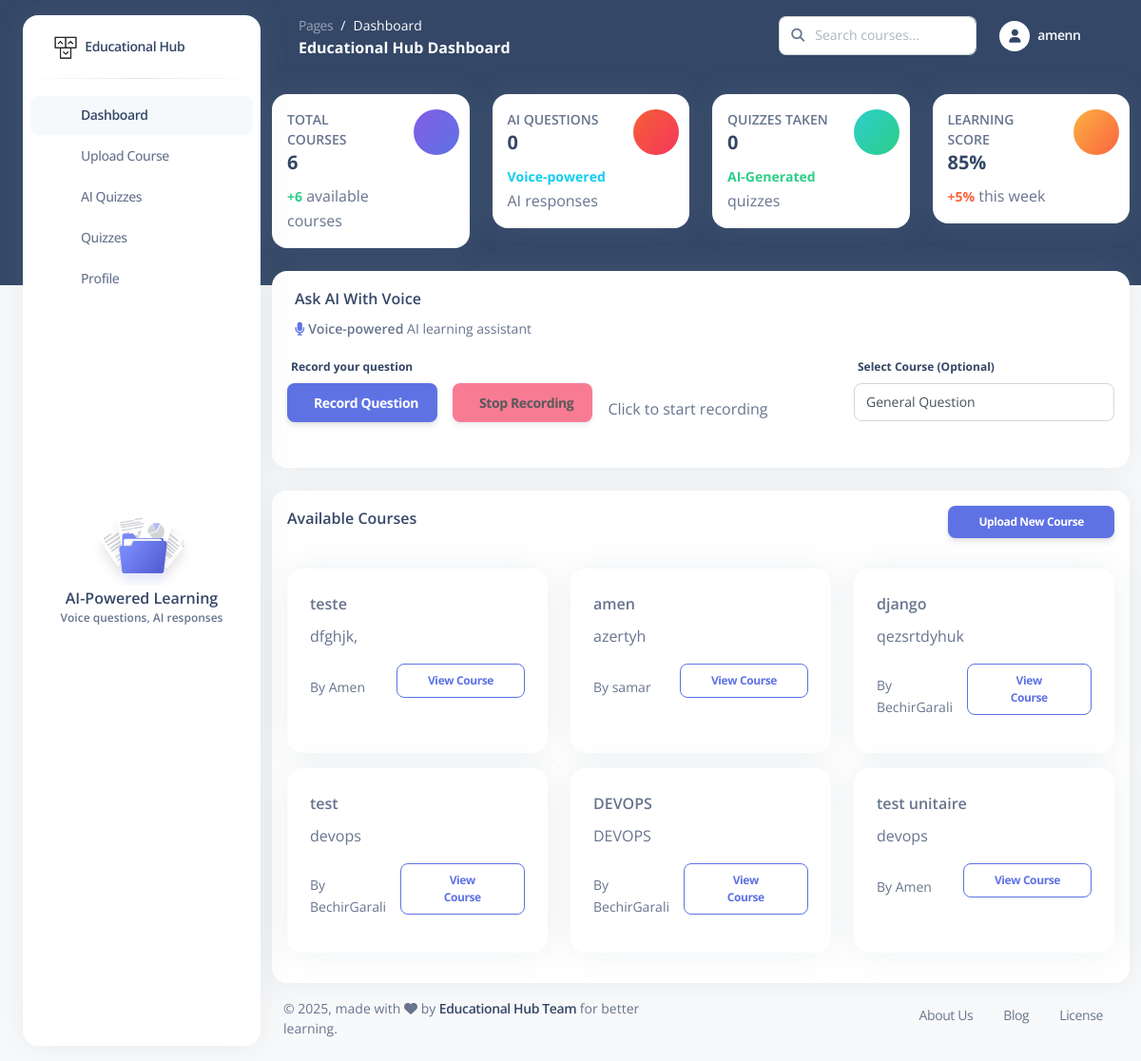
Screenshot of / (signed in) with the database file from the repository.
### course_app/models.py (models this page shows, shortened)
class Course(models.Model):
    id = models.UUIDField(primary_key=True, default=uuid.uuid4, editable=False)
    title = models.CharField(max_length=200)
    description = models.TextField()
    instructor = models.ForeignKey(User, on_delete=models.CASCADE, related_name='courses_taught')
    students = models.ManyToManyField(User, related_name='courses_enrolled', blank=True)
    created_at = models.DateTimeField(default=timezone.now)
    updated_at = models.DateTimeField(auto_now=True)
    is_active = models.BooleanField(default=True)
    audio_file = models.FileField(upload_to='courses/audio/', null=True, blank=True)
    pdf_file = models.FileField(upload_to='courses/pdf/', null=True, blank=True)
    transcript = models.TextField(blank=True)
    summary = models.TextField(blank=True)
    generated_images = models.JSONField(default=list, blank=True)
    key_concepts = models.JSONField(default=list, blank=True)
    class Meta:
        ordering = ['-created_at']

### course_app/views.py (the view)
# urls.py: path('', views.home, name='home'),
def home(request):
    courses = Course.objects.filter(is_active=True)[:6]
    context = {
        'courses': courses,
        'user': request.user,
    }
    return render(request, 'pages/dashboard.html', context)

### templates/pages/dashboard.html (shortened to what this page needs)
{% load static %}
<!DOCTYPE html>
<html lang="en">
<head>
  <link href="https://demos.creative-tim.com/argon-dashboard-pro/assets/css/nucleo-icons.css" rel="stylesheet" />
  <link href="https://demos.creative-tim.com/argon-dashboard-pro/assets/css/nucleo-svg.css" rel="stylesheet" />
  <link id="pagestyle" href="{% static 'css/argon-dashboard.css' %}?v=2.1.0" rel="stylesheet" />
</head>
<body class="g-sidenav-show bg-gray-100">
  <aside class="sidenav bg-white navbar navbar-vertical navbar-expand-xs border-0 border-radius-xl my-3 fixed-start ms-4 " id="sidenav-main">
    <div class="sidenav-header">
      <a class="navbar-brand m-0" href="{% url 'home' %}">
        <img src="{% static 'img/logo-ct-dark.png' %}" width="26px" height="26px" class="navbar-brand-img h-100" alt="main_logo">
        <span class="ms-1 font-weight-bold">Educational Hub</span>
      </a>
    </div>
    <hr class="horizontal dark mt-0">
    <div class="collapse navbar-collapse w-auto" id="sidenav-collapse-main">
      <ul class="navbar-nav">
        <li class="nav-item">
          <a class="nav-link active" href="{% url 'home' %}">
            <div class="icon icon-shape icon-sm border-radius-md text-center me-2 d-flex align-items-center justify-content-center">
            </div>
            <span class="nav-link-text ms-1">Dashboard</span>
          </a>
        </li>
        <li class="nav-item">
          <a class="nav-link" href="{% url 'upload_course' %}">
            <div class="icon icon-shape icon-sm border-radius-md text-center me-2 d-flex align-items-center justify-content-center">
            </div>
            <span class="nav-link-text ms-1">Upload Course</span>
          </a>
        </li>
        <li class="nav-item">
          <a class="nav-link" href="{% url 'quiz_app:quiz_list' %}">
            <div class="icon icon-shape icon-sm border-radius-md text-center me-2 d-flex align-items-center justify-content-center">
            </div>
            <span class="nav-link-text ms-1">AI Quizzes</span>
          </a>
        </li>
        <li class="nav-item">
          <a class="nav-link" href="#">
            <div class="icon icon-shape icon-sm border-radius-md text-center me-2 d-flex align-items-center justify-content-center">
            </div>
            <span class="nav-link-text ms-1">Quizzes</span>
          </a>
        </li>
        <li class="nav-item">
          <a class="nav-link" href="{% url 'profile' %}">
            <div class="icon icon-shape icon-sm border-radius-md text-center me-2 d-flex align-items-center justify-content-center">
            </div>
            <span class="nav-link-text ms-1">Profile</span>
          </a>
        </li>
      </ul>
    </div>
    <div class="sidenav-footer mx-3">
      <div class="card card-plain shadow-none" id="sidenavCard">
        <img class="w-50 mx-auto" src="{% static 'img/illustrations/icon-documentation.svg' %}" alt="sidebar_illustration">
        <div class="card-body text-center p-3 w-100 pt-0">
          <div class="docs-info">
            <h6 class="mb-0">AI-Powered Learning</h6>
            <p class="text-xs font-weight-bold mb-0">Voice questions, AI responses</p>
          </div>
        </div>
      </div>
    </div>
  </aside>
  <main class="main-content position-relative border-radius-lg">
    <nav class="navbar navbar-main navbar-expand-lg px-0 mx-4 shadow-none border-radius-xl" id="navbarBlur" data-scroll="false">
      <div class="container-fluid py-1 px-3">
        <nav aria-label="breadcrumb">
          <ol class="breadcrumb bg-transparent mb-0 pb-0 pt-1 px-0 me-sm-6 me-5">
            <li class="breadcrumb-item text-sm"><a class="opacity-5 text-white" href="{% url 'home' %}">Pages</a></li>
            <li class="breadcrumb-item text-sm text-white active" aria-current="page">Dashboard</li>
          </ol>
          <h6 class="font-weight-bolder text-white mb-0">Educational Hub Dashboard</h6>
        </nav>
        <div class="collapse navbar-collapse mt-sm-0 mt-2 me-md-0 me-sm-4" id="navbar">
          <div class="ms-md-auto pe-md-3 d-flex align-items-center">
            <div class="input-group">
              <span class="input-group-text text-body"><i class="fas fa-search" aria-hidden="true"></i></span>
              <input type="text" class="form-control" placeholder="Search courses...">
            </div>
          </div>
          <ul class="navbar-nav justify-content-end">
            {% if user.is_authenticated %}
            <li class="nav-item dropdown">
              <a class="nav-link dropdown-toggle d-flex align-items-center" href="#" id="navbarDropdown" role="button" data-bs-toggle="dropdown" aria-expanded="false">
                {% if user_profile.profile_image %}
                <img src="{{ user_profile.profile_image.url }}" class="rounded-circle me-2" width="32" height="32" alt="Avatar">
                {% else %}
                <div class="rounded-circle bg-white d-flex align-items-center justify-content-center me-2" style="width: 32px; height: 32px;">
                  <i class="fa fa-user text-dark" style="font-size: 14px;"></i>
                </div>
                {% endif %}
                <span class="d-sm-inline d-none text-white font-weight-bold">{{ user.username }}</span>
              </a>
            </li>
            {% endif %}
          </ul>
        </div>
      </div>
    </nav>
    <div class="container-fluid py-4">
      <div class="row">
        <div class="col-xl-3 col-sm-6 mb-xl-0 mb-4">
          <div class="card">
            <div class="card-body p-3">
              <div class="row">
                <div class="col-8">
                  <div class="numbers">
                    <p class="text-sm mb-0 text-uppercase font-weight-bold">Total Courses</p>
                    <h5 class="font-weight-bolder">
                      {{ courses|length }}
                    </h5>
                    <p class="mb-0">
                      <span class="text-success text-sm font-weight-bolder">+{{ courses|length }}</span>
                      available courses
                    </p>
                  </div>
                </div>
                <div class="col-4 text-end">
                  <div class="icon icon-shape bg-gradient-primary shadow-primary text-center rounded-circle">
                  </div>
                </div>
              </div>
            </div>
          </div>
        </div>
        <div class="col-xl-3 col-sm-6 mb-xl-0 mb-4">
          <div class="card">
            <div class="card-body p-3">
              <div class="row">
                <div class="col-8">
                  <div class="numbers">
                    <p class="text-sm mb-0 text-uppercase font-weight-bold">AI Questions</p>
                    <h5 class="font-weight-bolder">
                      {% if user.is_authenticated %}{{ user.audio_questions.count }}{% else %}0{% endif %}
                    </h5>
                    <p class="mb-0">
                      <span class="text-info text-sm font-weight-bolder">Voice-powered</span>
                      AI responses
                    </p>
                  </div>
                </div>
                <div class="col-4 text-end">
                  <div class="icon icon-shape bg-gradient-danger shadow-danger text-center rounded-circle">
                  </div>
                </div>
              </div>
            </div>
          </div>
        </div>
        <div class="col-xl-3 col-sm-6 mb-xl-0 mb-4">
          <div class="card">
            <div class="card-body p-3">
              <div class="row">
                <div class="col-8">
                  <div class="numbers">
                    <p class="text-sm mb-0 text-uppercase font-weight-bold">Quizzes Taken</p>
                    <h5 class="font-weight-bolder">
                      {% if user.is_authenticated %}{{ user.quiz_attempts.count }}{% else %}0{% endif %}
                    </h5>
                    <p class="mb-0">
                      <span class="text-success text-sm font-weight-bolder">AI-Generated</span>
                      quizzes
                    </p>
                  </div>
                </div>
                <div class="col-4 text-end">
                  <div class="icon icon-shape bg-gradient-success shadow-success text-center rounded-circle">
                  </div>
                </div>
              </div>
            </div>
          </div>
        </div>
        <div class="col-xl-3 col-sm-6">
          <div class="card">
            <div class="card-body p-3">
              <div class="row">
                <div class="col-8">
                  <div class="numbers">
                    <p class="text-sm mb-0 text-uppercase font-weight-bold">Learning Score</p>
                    <h5 class="font-weight-bolder">
                      {% if user.is_authenticated %}85%{% else %}0%{% endif %}
                    </h5>
                    <p class="mb-0">
                      <span class="text-warning text-sm font-weight-bolder">+5%</span>
                      this week
                    </p>
                  </div>
                </div>
                <div class="col-4 text-end">
                  <div class="icon icon-shape bg-gradient-warning shadow-warning text-center rounded-circle">
                  </div>
                </div>
              </div>
            </div>
          </div>
        </div>
      </div>
      {% if user.is_authenticated %}
      <div class="row mt-4">
        <div class="col-lg-12">
          <div class="card">
            <div class="card-header pb-0 pt-3 bg-transparent">
              <h6 class="text-capitalize">Ask AI with Voice</h6>
              <p class="text-sm mb-0">
                <i class="fa fa-microphone text-primary"></i>
                <span class="font-weight-bold">Voice-powered</span> AI learning assistant
              </p>
            </div>
            <div class="card-body p-3">
              <div class="row">
                <div class="col-md-8">
                  <div class="form-group">
                    <label class="form-control-label">Record your question</label>
                    <div class="d-flex align-items-center">
                      <button id="recordBtn" class="btn btn-primary me-3">
                        Record Question
                      </button>
                      <button id="stopBtn" class="btn btn-danger me-3" disabled>
                        Stop Recording
                      </button>
                      <span id="recordingStatus" class="text-muted">Click to start recording</span>
                    </div>
                  </div>
                </div>
                <div class="col-md-4">
                  <div class="form-group">
                    <label class="form-control-label">Select Course (Optional)</label>
                    <select id="courseSelect" class="form-control">
                      <option value="">General Question</option>
                    </select>
                  </div>
                </div>
              </div>
            </div>
          </div>
        </div>
      </div>
      {% endif %}
      <div class="row mt-4">
        <div class="col-lg-12">
          <div class="card">
            <div class="card-header pb-0 p-3">
              <div class="d-flex justify-content-between">
                <h6 class="mb-2">Available Courses</h6>
                {% if user.is_authenticated %}
                <a href="{% url 'upload_course' %}" class="btn btn-primary btn-sm">Upload New Course</a>
                {% endif %}
              </div>
            </div>
            <div class="row p-3">
              {% for course in courses %}
              <div class="col-md-4 mb-3">
                <div class="card h-100">
                  <div class="card-body">
                    <h6 class="card-title">{{ course.title }}</h6>
                    <p class="card-text">{{ course.description|truncatewords:20 }}</p>
                    <div class="d-flex justify-content-between align-items-center">
                      <small class="text-muted">By {{ course.instructor.username }}</small>
                      <a href="{% url 'course_detail' course.id %}" class="btn btn-sm btn-outline-primary">View Course</a>
                    </div>
                  </div>
                </div>
              </div>
              {% endfor %}
            </div>
          </div>
        </div>
      </div>
      <footer class="footer pt-3">
        <div class="container-fluid">
          <div class="row align-items-center justify-content-lg-between">
            <div class="col-lg-6 mb-lg-0 mb-4">
              <div class="copyright text-center text-sm text-muted text-lg-start">
                © <script>document.write(new Date().getFullYear())</script>,
                made with <i class="fa fa-heart"></i> by
                <a href="#" class="font-weight-bold" target="_blank">Educational Hub Team</a>
                for better learning.
              </div>
            </div>
            <div class="col-lg-6">
              <ul class="nav nav-footer justify-content-center justify-content-lg-end">
                <li class="nav-item">
                  <a href="#" class="nav-link text-muted" target="_blank">About Us</a>
                </li>
                <li class="nav-item">
                  <a href="#" class="nav-link text-muted" target="_blank">Blog</a>
                </li>
                <li class="nav-item">
                  <a href="#" class="nav-link text-muted" target="_blank">License</a>
                </li>
              </ul>
            </div>
          </div>
        </div>
      </footer>
    </div>
  </main>
</body>
</html>

### rows the page displays
Course: title "teste", description "dfghjk,", instructor.username "Amen"
Course: title "amen", description "azertyh", instructor.username "samar"
Course: title "django", description "qezsrtdyhuk", instructor.username "BechirGarali"
Course: title "test", description "devops", instructor.username "BechirGarali"
Course: title "DEVOPS", description "DEVOPS", instructor.username "BechirGarali"
Course: title "test unitaire", description "devops", instructor.username "Amen"

### other values shown
{{ user.username }} "amenn"
{{ courses|length }} "6"
{{ user.audio_questions.count }} "0"
{{ user.quiz_attempts.count }} "0"
